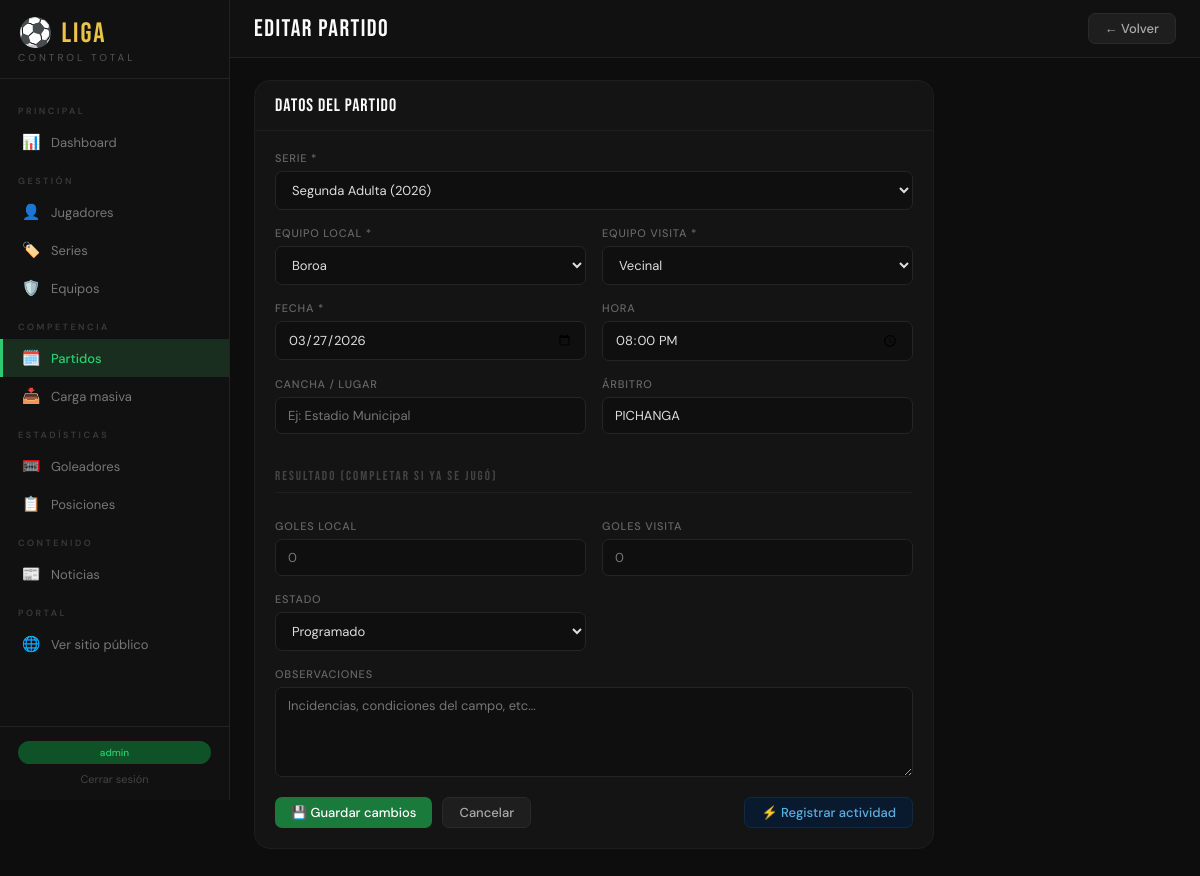
Screenshot of /admin/partidos/1/editar (signed in) with the database file from the repository.
### app/models/__init__.py (models this page shows, shortened)
class Usuario(UserMixin, db.Model):
    __tablename__ = 'usuarios'
    id = db.Column(db.Integer, primary_key=True)
    username = db.Column(db.String(64), unique=True, nullable=False)
    email = db.Column(db.String(120), unique=True, nullable=False)
    password_hash = db.Column(db.String(256), nullable=False)
    es_admin = db.Column(db.Boolean, default=False)
    creado_en = db.Column(db.DateTime, default=datetime.utcnow)

class Partido(db.Model):
    __tablename__ = 'partidos'
    id = db.Column(db.Integer, primary_key=True)
    fecha = db.Column(db.Date, nullable=False)
    hora = db.Column(db.Time)
    cancha = db.Column(db.String(100))
    estado = db.Column(db.String(20), default='programado')  # programado, jugado, suspendido
    goles_local = db.Column(db.Integer, default=0)
    goles_visita = db.Column(db.Integer, default=0)
    observaciones = db.Column(db.Text)
    arbitro = db.Column(db.String(100))
    creado_en = db.Column(db.DateTime, default=datetime.utcnow)
    actualizado_en = db.Column(db.DateTime, default=datetime.utcnow, onupdate=datetime.utcnow)
    serie_id = db.Column(db.Integer, db.ForeignKey('series.id'), nullable=False)
    local_id = db.Column(db.Integer, db.ForeignKey('equipos.id'), nullable=False)
    visita_id = db.Column(db.Integer, db.ForeignKey('equipos.id'), nullable=False)
    actividades = db.relationship('Actividad', backref='partido', lazy='dynamic', cascade='all, delete-orphan')

### app/routes/partidos.py (the view, shortened to what this page needs)
@partidos_bp.route('/<int:id>/editar', methods=['GET', 'POST'])
@login_required
def editar(id):
    partido = Partido.query.get_or_404(id)
    series = Serie.query.filter_by(activa=True).order_by(Serie.nombre).all()
    equipos = Equipo.query.filter_by(activo=True).order_by(Equipo.nombre).all()
    return render_template('partidos/form.html', series=series, equipos=equipos, partido=partido)

### app/models/__init__.py (called while the page is built)
@login_manager.user_loader
def load_user(user_id):
    return Usuario.query.get(int(user_id))

### app/templates/partidos/form.html (shortened to what this page needs)
{% extends 'base.html' %}
{% block topbar_title %}{{ 'EDITAR PARTIDO' if partido else 'NUEVO PARTIDO' }}{% endblock %}
{% block topbar_actions %}<a href="{{ url_for('partidos.index') }}" class="btn btn-secondary">← Volver</a>{% endblock %}
{% block content %}
<div style="max-width:680px">
<div class="card">
  <div class="card-header"><span class="card-title">DATOS DEL PARTIDO</span></div>
  <div class="card-body">
    <form method="POST">
      <div class="form-grid">
        <div class="form-group full">
          <label>Serie *</label>
          <select name="serie_id" required>
            {% for s in series %}
            <option value="{{ s.id }}" {{ 'selected' if partido and partido.serie_id == s.id else '' }}>
              {{ s.nombre }} ({{ s.año }})
            </option>
            {% endfor %}
          </select>
        </div>
        <div class="form-group">
          <label>Equipo local *</label>
          <select name="local_id" required>
            {% for e in equipos %}
            <option value="{{ e.id }}" {{ 'selected' if partido and partido.local_id == e.id else '' }}>{{ e.nombre }}</option>
            {% endfor %}
          </select>
        </div>
        <div class="form-group">
          <label>Equipo visita *</label>
          <select name="visita_id" required>
            {% for e in equipos %}
            <option value="{{ e.id }}" {{ 'selected' if partido and partido.visita_id == e.id else '' }}>{{ e.nombre }}</option>
            {% endfor %}
          </select>
        </div>
        <div class="form-group">
          <label>Fecha *</label>
          <input type="date" name="fecha" required
            value="{{ partido.fecha.isoformat() if partido else '' }}">
        </div>
        <div class="form-group">
          <label>Hora</label>
          <input type="time" name="hora"
            value="{{ partido.hora.strftime('%H:%M') if partido and partido.hora else '' }}">
        </div>
        <div class="form-group">
          <label>Cancha / Lugar</label>
          <input type="text" name="cancha" placeholder="Ej: Estadio Municipal"
            value="{{ partido.cancha if partido else '' }}">
        </div>
        <div class="form-group">
          <label>Árbitro</label>
          <input type="text" name="arbitro" placeholder="Nombre del árbitro"
            value="{{ partido.arbitro if partido else '' }}">
        </div>
        <div class="form-section-title">Resultado (completar si ya se jugó)</div>
        <div class="form-group">
          <label>Goles local</label>
          <input type="number" name="goles_local" min="0" placeholder="0"
            value="{{ partido.goles_local if partido and partido.estado == 'jugado' else '' }}">
        </div>
        <div class="form-group">
          <label>Goles visita</label>
          <input type="number" name="goles_visita" min="0" placeholder="0"
            value="{{ partido.goles_visita if partido and partido.estado == 'jugado' else '' }}">
        </div>
        {% if partido %}
        <div class="form-group">
          <label>Estado</label>
          <select name="estado">
            <option value="programado" {{ 'selected' if partido.estado == 'programado' else '' }}>Programado</option>
          </select>
        </div>
        {% endif %}
        <div class="form-group full">
          <label>Observaciones</label>
          <textarea name="observaciones" placeholder="Incidencias, condiciones del campo, etc...">{{ partido.observaciones if partido else '' }}</textarea>
        </div>
      </div>
      <div style="display:flex;gap:10px;margin-top:20px">
        <button type="submit" class="btn btn-primary">{{ '💾 Guardar cambios' if partido else '+ Registrar partido' }}</button>
        <a href="{{ url_for('partidos.index') }}" class="btn btn-secondary">Cancelar</a>
        {% if partido %}
        <a href="{{ url_for('actividad.index', partido_id=partido.id) }}" class="btn btn-info" style="margin-left:auto">⚡ Registrar actividad</a>
        {% endif %}
      </div>
    </form>
  </div>
</div>
</div>
{% endblock %}

### app/templates/base.html (shortened to what this page needs)
<!DOCTYPE html>
<html lang="es">
<head>
</head>
<body>
<nav class="sidebar" id="sidebar">
  <div class="logo">
    <div class="logo-title">⚽ LIGA</div>
    <div class="logo-sub">Control Total</div>
  </div>
  <div class="nav">
    <div class="nav-section">Principal</div>
    <a href="{{ url_for('dashboard.index') }}" class="nav-item {% if request.endpoint == 'dashboard.index' %}active{% endif %}">
      <span class="nav-icon">📊</span><span>Dashboard</span>
    </a>
    <div class="nav-section">Gestión</div>
    <a href="{{ url_for('jugadores.index') }}" class="nav-item {% if request.blueprint == 'jugadores' %}active{% endif %}">
      <span class="nav-icon">👤</span><span>Jugadores</span>
    </a>
    <a href="{{ url_for('series.index') }}" class="nav-item {% if request.blueprint == 'series' %}active{% endif %}">
      <span class="nav-icon">🏷️</span><span>Series</span>
    </a>
    <a href="{{ url_for('equipos.index') }}" class="nav-item {% if request.blueprint == 'equipos' %}active{% endif %}">
      <span class="nav-icon">🛡️</span><span>Equipos</span>
    </a>
    <div class="nav-section">Competencia</div>
    <a href="{{ url_for('partidos.index') }}" class="nav-item {% if request.blueprint == 'partidos' %}active{% endif %}">
      <span class="nav-icon">🗓️</span><span>Partidos</span>
    </a>
    <a href="{{ url_for('carga_masiva.partidos') }}" class="nav-item {% if request.blueprint == 'carga_masiva' %}active{% endif %}">
      <span class="nav-icon">📥</span><span>Carga masiva</span>
    </a>
    <div class="nav-section">Estadísticas</div>
    <a href="{{ url_for('goleadores.index') }}" class="nav-item {% if request.blueprint == 'goleadores' %}active{% endif %}">
      <span class="nav-icon">🥅</span><span>Goleadores</span>
    </a>
    <a href="{{ url_for('tabla.index') }}" class="nav-item {% if request.blueprint == 'tabla' %}active{% endif %}">
      <span class="nav-icon">📋</span><span>Posiciones</span>
    </a>
    <div class="nav-section">Contenido</div>
    <a href="{{ url_for('noticias_admin.index') }}" class="nav-item {% if request.blueprint == 'noticias_admin' %}active{% endif %}">
      <span class="nav-icon">📰</span><span>Noticias</span>
    </a>
    <div class="nav-section">Portal</div>
    <a href="{{ url_for('public.home') }}" class="nav-item" target="_blank">
      <span class="nav-icon">🌐</span><span>Ver sitio público</span>
    </a>
  </div>
  <div class="sidebar-footer">
    <span class="badge-liga">{{ current_user.username }}</span>
    <a href="{{ url_for('auth.logout') }}" style="display:block;text-align:center;font-size:11px;color:#444;margin-top:8px;text-decoration:none">Cerrar sesión</a>
  </div>
</nav>
<div class="main">
  <div class="topbar">
    <div style="display:flex;align-items:center;gap:10px">
      <div class="topbar-title">{% block topbar_title %}{% endblock %}</div>
    </div>
    <div class="topbar-actions">{% block topbar_actions %}{% endblock %}</div>
  </div>
  <div class="content">
    {% block content %}{% endblock %}
  </div>
</div>
</body>
</html>

### app/templates/base.html (style rules this page uses)
* { box-sizing:border-box;margin:0;padding:0 }
:root { --verde:#1a7a3c;--verde-claro:#2ecc71;--verde-oscuro:#0f5228; --negro:#0d0d0d;--blanco:#fafafa;--gris:#f0f0ee;--gris-medio:#d0d0cc; --acento:#e8c547;--rojo:#c0392b;--azul:#2980b9; --font-title:'Bebas Neue',sans-serif;--font-body:'DM Sans',sans-serif; --radius:10px;--radius-lg:16px;--sidebar-w:230px; }
body { font-family:var(--font-body);background:var(--negro);color:var(--blanco);min-height:100vh;display:flex }
.sidebar { width:var(--sidebar-w);background:#111;border-right:1px solid #222;position:fixed;top:0;left:0;height:100vh;display:flex;flex-direction:column;z-index:100;overflow-y:auto }
.logo { padding:20px 18px 14px;border-bottom:1px solid #222 }
.logo-title { font-family:var(--font-title);font-size:28px;color:var(--acento);letter-spacing:2px;line-height:1 }
.logo-sub { font-size:10px;color:#555;letter-spacing:3px;text-transform:uppercase;margin-top:3px }
.nav { flex:1;padding:12px 0 }
.nav-section { font-size:9px;letter-spacing:2.5px;color:#3a3a3a;text-transform:uppercase;padding:14px 18px 6px;font-weight:600 }
.nav-item { display:flex;align-items:center;gap:10px;padding:9px 18px;border-left:3px solid transparent;transition:all .15s;color:#777;font-size:13px;text-decoration:none }
.nav-item.active { background:#1a2e1f;color:var(--verde-claro);border-left-color:var(--verde-claro);font-weight:500 }
.nav-icon { font-size:15px;width:20px;text-align:center }
.sidebar-footer { padding:14px 18px;border-top:1px solid #222 }
.badge-liga { background:var(--verde-oscuro);color:var(--verde-claro);font-size:10px;padding:5px 10px;border-radius:20px;font-weight:500;text-align:center;display:block }
.main { margin-left:var(--sidebar-w);flex:1;display:flex;flex-direction:column;min-height:100vh }
.topbar { background:#111;border-bottom:1px solid #222;padding:0 24px;height:58px;display:flex;align-items:center;justify-content:space-between;position:sticky;top:0;z-index:50 }
.topbar-title { font-family:var(--font-title);font-size:24px;letter-spacing:1.5px }
.topbar-actions { display:flex;gap:10px;align-items:center }
.content { padding:22px 24px;flex:1 }
.btn { font-family:var(--font-body);font-size:13px;font-weight:500;padding:8px 16px;border-radius:7px;cursor:pointer;border:none;transition:all .15s;display:inline-flex;align-items:center;gap:7px;text-decoration:none;line-height:1 }
.btn-primary { background:var(--verde);color:#fff }
.btn-secondary { background:#1e1e1e;color:#aaa;border:1px solid #2a2a2a }
.btn-info { background:#0a1a2e;color:#5dade2;border:1px solid #0e2a45 }
.card { background:#141414;border:1px solid #1e1e1e;border-radius:var(--radius-lg);overflow:hidden;margin-bottom:18px }
.card-header { padding:14px 20px;display:flex;justify-content:space-between;align-items:center;border-bottom:1px solid #1e1e1e }
.card-title { font-family:var(--font-title);font-size:18px;letter-spacing:1px }
.card-body { padding:20px }
.form-grid { display:grid;grid-template-columns:1fr 1fr;gap:16px }
.form-group { display:flex;flex-direction:column;gap:6px }
.form-group.full { grid-column:1/-1 }
label { font-size:11px;color:#666;font-weight:500;letter-spacing:.8px;text-transform:uppercase }
input[type=text],input[type=email],input[type=password],input[type=number],input[type=date],input[type=time],input[type=color],select,textarea { background:#0f0f0f;border:1px solid #252525;border-radius:7px;color:#ddd; font-family:var(--font-body);font-size:13px;padding:9px 12px;width:100%;transition:border .15s }
textarea { resize:vertical;min-height:90px }
select option { background:#161616 }
.form-section-title { font-family:var(--font-title);font-size:13px;letter-spacing:2px;color:#444; text-transform:uppercase;margin:18px 0 10px;padding-bottom:8px;border-bottom:1px solid #1e1e1e;grid-column:1/-1 }

### rows the page displays
Usuario: username "admin"
Partido: fecha "03/27/2026", hora "20:00", arbitro "PICHANGA"

### other values shown
{{ 'EDITAR PARTIDO' if partido else 'NUEVO PARTIDO' }} "EDITAR PARTIDO"
{{ '💾 Guardar cambios' if partido else '+ Registrar partido' }} "💾 Guardar cambios"
form field serie_id "Segunda Adulta (2026)"
form field local_id "Boroa"
form field visita_id "Vecinal"
